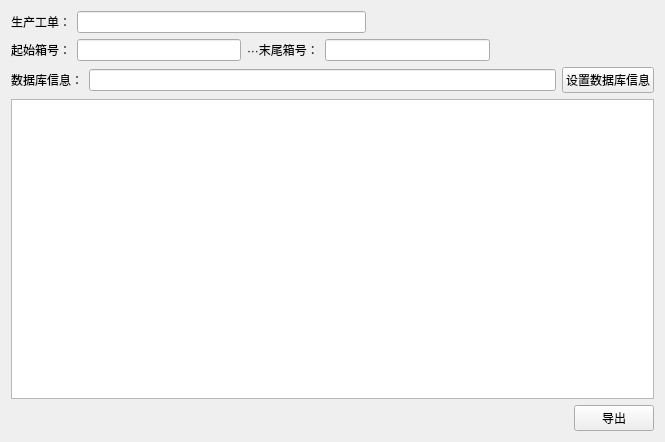
<?xml version="1.0" encoding="UTF-8"?>
<ui version="4.0">
 <class>DatabaseDataExportPageFormClass</class>
 <widget class="QWidget" name="DatabaseDataExportPageFormClass">
  <property name="geometry">
   <rect>
    <x>0</x>
    <y>0</y>
    <width>665</width>
    <height>442</height>
   </rect>
  </property>
  <property name="windowTitle">
   <string>DatabaseDataExportPageForm</string>
  </property>
  <layout class="QVBoxLayout" name="verticalLayout">
   <item>
    <layout class="QHBoxLayout" name="horizontalLayout_2">
     <item>
      <widget class="QLabel" name="label">
       <property name="text">
        <string>生产工单：</string>
       </property>
      </widget>
     </item>
     <item>
      <widget class="QLineEdit" name="lineEdit_WorkOrderID"/>
     </item>
     <item>
      <spacer name="horizontalSpacer_2">
       <property name="orientation">
        <enum>Qt::Horizontal</enum>
       </property>
       <property name="sizeHint" stdset="0">
        <size>
         <width>40</width>
         <height>20</height>
        </size>
       </property>
      </spacer>
     </item>
    </layout>
   </item>
   <item>
    <layout class="QHBoxLayout" name="horizontalLayout">
     <item>
      <widget class="QLabel" name="label_2">
       <property name="text">
        <string>起始箱号：</string>
       </property>
      </widget>
     </item>
     <item>
      <widget class="QLineEdit" name="lineEdit_BoxNumberStart"/>
     </item>
     <item>
      <widget class="QLabel" name="label_3">
       <property name="text">
        <string>···末尾箱号：</string>
       </property>
      </widget>
     </item>
     <item>
      <widget class="QLineEdit" name="lineEdit_BoxNumberEnd"/>
     </item>
     <item>
      <spacer name="horizontalSpacer_3">
       <property name="orientation">
        <enum>Qt::Horizontal</enum>
       </property>
       <property name="sizeHint" stdset="0">
        <size>
         <width>40</width>
         <height>20</height>
        </size>
       </property>
      </spacer>
     </item>
    </layout>
   </item>
   <item>
    <layout class="QHBoxLayout" name="horizontalLayout_4">
     <item>
      <layout class="QHBoxLayout" name="horizontalLayout_3">
       <item>
        <widget class="QLabel" name="label_4">
         <property name="text">
          <string>数据库信息：</string>
         </property>
        </widget>
       </item>
       <item>
        <widget class="QLineEdit" name="lineEdit_DbInfo">
         <property name="readOnly">
          <bool>true</bool>
         </property>
        </widget>
       </item>
      </layout>
     </item>
     <item>
      <widget class="QPushButton" name="btn_SetDbInfo">
       <property name="text">
        <string>设置数据库信息</string>
       </property>
      </widget>
     </item>
    </layout>
   </item>
   <item>
    <widget class="QTableView" name="tableView"/>
   </item>
   <item>
    <layout class="QHBoxLayout" name="horizontalLayout_5">
     <item>
      <spacer name="horizontalSpacer">
       <property name="orientation">
        <enum>Qt::Horizontal</enum>
       </property>
       <property name="sizeHint" stdset="0">
        <size>
         <width>40</width>
         <height>20</height>
        </size>
       </property>
      </spacer>
     </item>
     <item>
      <widget class="QPushButton" name="btn_Export">
       <property name="text">
        <string>导出</string>
       </property>
      </widget>
     </item>
    </layout>
   </item>
  </layout>
 </widget>
 <layoutdefault spacing="6" margin="11"/>
 <resources/>
 <connections/>
</ui>
